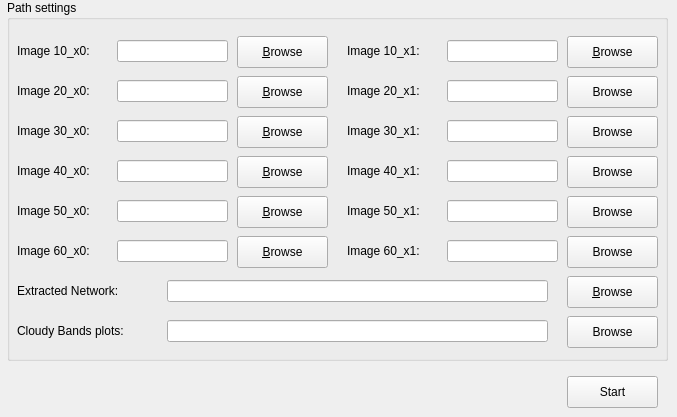
   <widget class="QWidget" name="cloudyBands">
    <attribute name="title">
     <string>Cloudy Bands</string>
    </attribute>
    <widget class="QGroupBox" name="cloudyBandsGroupBox">
     <property name="enabled">
      <bool>true</bool>
     </property>
     <property name="geometry">
      <rect>
       <x>7</x>
       <y>0</y>
       <width>661</width>
       <height>361</height>
      </rect>
     </property>
     <property name="title">
      <string>Path settings</string>
     </property>
     <widget class="QPushButton" name="image100Browse">
      <property name="geometry">
       <rect>
        <x>230</x>
        <y>36</y>
        <width>91</width>
        <height>32</height>
       </rect>
      </property>
      <property name="sizePolicy">
       <sizepolicy hsizetype="Fixed" vsizetype="Fixed">
        <horstretch>0</horstretch>
        <verstretch>0</verstretch>
       </sizepolicy>
      </property>
      <property name="text">
       <string>&amp;Browse</string>
      </property>
      <property name="shortcut">
       <string>Alt+B</string>
      </property>
     </widget>
     <widget class="QPushButton" name="image201Browse">
      <property name="geometry">
       <rect>
        <x>560</x>
        <y>76</y>
        <width>91</width>
        <height>32</height>
       </rect>
      </property>
      <property name="text">
       <string>Browse</string>
      </property>
     </widget>
     <widget class="QLineEdit" name="image100Edit">
      <property name="geometry">
       <rect>
        <x>110</x>
        <y>40</y>
        <width>111</width>
        <height>22</height>
       </rect>
      </property>
     </widget>
     <widget class="QLineEdit" name="image201Edit">
      <property name="geometry">
       <rect>
        <x>440</x>
        <y>80</y>
        <width>111</width>
        <height>22</height>
       </rect>
      </property>
     </widget>
     <widget class="QLabel" name="image100Label">
      <property name="geometry">
       <rect>
        <x>10</x>
        <y>43</y>
        <width>104</width>
        <height>16</height>
       </rect>
      </property>
      <property name="sizePolicy">
       <sizepolicy hsizetype="Fixed" vsizetype="Preferred">
        <horstretch>0</horstretch>
        <verstretch>0</verstretch>
       </sizepolicy>
      </property>
      <property name="frameShape">
       <enum>QFrame::NoFrame</enum>
      </property>
      <property name="frameShadow">
       <enum>QFrame::Plain</enum>
      </property>
      <property name="text">
       <string>Image 10_x0:</string>
      </property>
      <property name="buddy">
       <cstring>image100Edit</cstring>
      </property>
     </widget>
     <widget class="QLineEdit" name="image301Edit">
      <property name="geometry">
       <rect>
        <x>440</x>
        <y>120</y>
        <width>111</width>
        <height>22</height>
       </rect>
      </property>
     </widget>
     <widget class="QLineEdit" name="image401Edit">
      <property name="geometry">
       <rect>
        <x>440</x>
        <y>160</y>
        <width>111</width>
        <height>22</height>
       </rect>
      </property>
     </widget>
     <widget class="QPushButton" name="image301Browse">
      <property name="geometry">
       <rect>
        <x>560</x>
        <y>116</y>
        <width>91</width>
        <height>32</height>
       </rect>
      </property>
      <property name="text">
       <string>Browse</string>
      </property>
     </widget>
     <widget class="QPushButton" name="image401Browse">
      <property name="geometry">
       <rect>
        <x>560</x>
        <y>156</y>
        <width>91</width>
        <height>32</height>
       </rect>
      </property>
      <property name="text">
       <string>Browse</string>
      </property>
     </widget>
     <widget class="QLineEdit" name="image501Edit">
      <property name="geometry">
       <rect>
        <x>440</x>
        <y>200</y>
        <width>111</width>
        <height>22</height>
       </rect>
      </property>
     </widget>
     <widget class="QPushButton" name="image501Browse">
      <property name="geometry">
       <rect>
        <x>560</x>
        <y>196</y>
        <width>91</width>
        <height>32</height>
       </rect>
      </property>
      <property name="text">
       <string>Browse</string>
      </property>
     </widget>
     <widget class="QLineEdit" name="image601Edit">
      <property name="geometry">
       <rect>
        <x>440</x>
        <y>240</y>
        <width>111</width>
        <height>22</height>
       </rect>
      </property>
     </widget>
     <widget class="QLabel" name="image600Label">
      <property name="geometry">
       <rect>
        <x>10</x>
        <y>243</y>
        <width>104</width>
        <height>16</height>
       </rect>
      </property>
      <property name="text">
       <string>Image 60_x0:</string>
      </property>
     </widget>
     <widget class="QPushButton" name="image601Browse">
      <property name="geometry">
       <rect>
        <x>560</x>
        <y>236</y>
        <width>91</width>
        <height>32</height>
       </rect>
      </property>
      <property name="text">
       <string>Browse</string>
      </property>
     </widget>
     <widget class="QLabel" name="image101Label">
      <property name="geometry">
       <rect>
        <x>340</x>
        <y>43</y>
        <width>104</width>
        <height>16</height>
       </rect>
      </property>
      <property name="sizePolicy">
       <sizepolicy hsizetype="Fixed" vsizetype="Preferred">
        <horstretch>0</horstretch>
        <verstretch>0</verstretch>
       </sizepolicy>
      </property>
      <property name="frameShape">
       <enum>QFrame::NoFrame</enum>
      </property>
      <property name="frameShadow">
       <enum>QFrame::Plain</enum>
      </property>
      <property name="text">
       <string>Image 10_x1:</string>
      </property>
      <property name="buddy">
       <cstring>image100Edit</cstring>
      </property>
     </widget>
     <widget class="QPushButton" name="image101Browse">
      <property name="geometry">
       <rect>
        <x>560</x>
        <y>36</y>
        <width>91</width>
        <height>32</height>
       </rect>
      </property>
      <property name="sizePolicy">
       <sizepolicy hsizetype="Fixed" vsizetype="Fixed">
        <horstretch>0</horstretch>
        <verstretch>0</verstretch>
       </sizepolicy>
      </property>
      <property name="text">
       <string>&amp;Browse</string>
      </property>
      <property name="shortcut">
       <string>Alt+B</string>
      </property>
     </widget>
     <widget class="QLineEdit" name="image101Edit">
      <property name="geometry">
       <rect>
        <x>440</x>
        <y>40</y>
        <width>111</width>
        <height>22</height>
       </rect>
      </property>
     </widget>
     <widget class="QLabel" name="image601Label">
      <property name="geometry">
       <rect>
        <x>340</x>
        <y>243</y>
        <width>104</width>
        <height>16</height>
       </rect>
      </property>
      <property name="sizePolicy">
       <sizepolicy hsizetype="Fixed" vsizetype="Preferred">
        <horstretch>0</horstretch>
        <verstretch>0</verstretch>
       </sizepolicy>
      </property>
      <property name="frameShape">
       <enum>QFrame::NoFrame</enum>
      </property>
      <property name="frameShadow">
       <enum>QFrame::Plain</enum>
      </property>
      <property name="text">
       <string>Image 60_x1:</string>
      </property>
      <property name="buddy">
       <cstring>image100Edit</cstring>
      </property>
     </widget>
     <widget class="QPushButton" name="image200Browse">
      <property name="geometry">
       <rect>
        <x>230</x>
        <y>76</y>
        <width>91</width>
        <height>32</height>
       </rect>
      </property>
      <property name="sizePolicy">
       <sizepolicy hsizetype="Fixed" vsizetype="Fixed">
        <horstretch>0</horstretch>
        <verstretch>0</verstretch>
       </sizepolicy>
      </property>
      <property name="text">
       <string>&amp;Browse</string>
      </property>
      <property name="shortcut">
       <string>Alt+B</string>
      </property>
     </widget>
     <widget class="QLineEdit" name="image200Edit">
      <property name="geometry">
       <rect>
        <x>110</x>
        <y>80</y>
        <width>111</width>
        <height>22</height>
       </rect>
      </property>
     </widget>
     <widget class="QPushButton" name="image300Browse">
      <property name="geometry">
       <rect>
        <x>230</x>
        <y>116</y>
        <width>91</width>
        <height>32</height>
       </rect>
      </property>
      <property name="sizePolicy">
       <sizepolicy hsizetype="Fixed" vsizetype="Fixed">
        <horstretch>0</horstretch>
        <verstretch>0</verstretch>
       </sizepolicy>
      </property>
      <property name="text">
       <string>&amp;Browse</string>
      </property>
      <property name="shortcut">
       <string>Alt+B</string>
      </property>
     </widget>
     <widget class="QLineEdit" name="image300Edit">
      <property name="geometry">
       <rect>
        <x>110</x>
        <y>120</y>
        <width>111</width>
        <height>22</height>
       </rect>
      </property>
     </widget>
     <widget class="QPushButton" name="image400Browse">
      <property name="geometry">
       <rect>
        <x>230</x>
        <y>156</y>
        <width>91</width>
        <height>32</height>
       </rect>
      </property>
      <property name="sizePolicy">
       <sizepolicy hsizetype="Fixed" vsizetype="Fixed">
        <horstretch>0</horstretch>
        <verstretch>0</verstretch>
       </sizepolicy>
      </property>
      <property name="text">
       <string>&amp;Browse</string>
      </property>
      <property name="shortcut">
       <string>Alt+B</string>
      </property>
     </widget>
     <widget class="QLineEdit" name="image400Edit">
      <property name="geometry">
       <rect>
        <x>110</x>
        <y>160</y>
        <width>111</width>
        <height>22</height>
       </rect>
      </property>
     </widget>
     <widget class="QPushButton" name="image500Browse">
      <property name="geometry">
       <rect>
        <x>230</x>
        <y>196</y>
        <width>91</width>
        <height>32</height>
       </rect>
      </property>
      <property name="sizePolicy">
       <sizepolicy hsizetype="Fixed" vsizetype="Fixed">
        <horstretch>0</horstretch>
        <verstretch>0</verstretch>
       </sizepolicy>
      </property>
      <property name="text">
       <string>&amp;Browse</string>
      </property>
      <property name="shortcut">
       <string>Alt+B</string>
      </property>
     </widget>
     <widget class="QLineEdit" name="image500Edit">
      <property name="geometry">
       <rect>
        <x>110</x>
        <y>200</y>
        <width>111</width>
        <height>22</height>
       </rect>
      </property>
     </widget>
     <widget class="QPushButton" name="image600Browse">
      <property name="geometry">
       <rect>
        <x>230</x>
        <y>236</y>
        <width>91</width>
        <height>32</height>
       </rect>
      </property>
      <property name="sizePolicy">
       <sizepolicy hsizetype="Fixed" vsizetype="Fixed">
        <horstretch>0</horstretch>
        <verstretch>0</verstretch>
       </sizepolicy>
      </property>
      <property name="text">
       <string>&amp;Browse</string>
      </property>
      <property name="shortcut">
       <string>Alt+B</string>
      </property>
     </widget>
     <widget class="QLineEdit" name="image600Edit">
      <property name="geometry">
       <rect>
        <x>110</x>
        <y>240</y>
        <width>111</width>
        <height>22</height>
       </rect>
      </property>
     </widget>
     <widget class="QLabel" name="image200Label">
      <property name="geometry">
       <rect>
        <x>10</x>
        <y>83</y>
        <width>104</width>
        <height>16</height>
       </rect>
      </property>
      <property name="sizePolicy">
       <sizepolicy hsizetype="Fixed" vsizetype="Preferred">
        <horstretch>0</horstretch>
        <verstretch>0</verstretch>
       </sizepolicy>
      </property>
      <property name="frameShape">
       <enum>QFrame::NoFrame</enum>
      </property>
      <property name="frameShadow">
       <enum>QFrame::Plain</enum>
      </property>
      <property name="text">
       <string>Image 20_x0:</string>
      </property>
      <property name="buddy">
       <cstring>image100Edit</cstring>
      </property>
     </widget>
     <widget class="QLabel" name="image300Label">
      <property name="geometry">
       <rect>
        <x>10</x>
        <y>123</y>
        <width>104</width>
        <height>16</height>
       </rect>
      </property>
      <property name="sizePolicy">
       <sizepolicy hsizetype="Fixed" vsizetype="Preferred">
        <horstretch>0</horstretch>
        <verstretch>0</verstretch>
       </sizepolicy>
      </property>
      <property name="frameShape">
       <enum>QFrame::NoFrame</enum>
      </property>
      <property name="frameShadow">
       <enum>QFrame::Plain</enum>
      </property>
      <property name="text">
       <string>Image 30_x0:</string>
      </property>
      <property name="buddy">
       <cstring>image100Edit</cstring>
      </property>
     </widget>
     <widget class="QLabel" name="image400Label">
      <property name="geometry">
       <rect>
        <x>10</x>
        <y>163</y>
        <width>104</width>
        <height>16</height>
       </rect>
      </property>
      <property name="sizePolicy">
       <sizepolicy hsizetype="Fixed" vsizetype="Preferred">
        <horstretch>0</horstretch>
        <verstretch>0</verstretch>
       </sizepolicy>
      </property>
      <property name="frameShape">
       <enum>QFrame::NoFrame</enum>
      </property>
      <property name="frameShadow">
       <enum>QFrame::Plain</enum>
      </property>
      <property name="text">
       <string>Image 40_x0:</string>
      </property>
      <property name="buddy">
       <cstring>image100Edit</cstring>
      </property>
     </widget>
     <widget class="QLabel" name="image500Label">
      <property name="geometry">
       <rect>
        <x>10</x>
        <y>203</y>
        <width>104</width>
        <height>16</height>
       </rect>
      </property>
      <property name="sizePolicy">
       <sizepolicy hsizetype="Fixed" vsizetype="Preferred">
        <horstretch>0</horstretch>
        <verstretch>0</verstretch>
       </sizepolicy>
      </property>
      <property name="frameShape">
       <enum>QFrame::NoFrame</enum>
      </property>
      <property name="frameShadow">
       <enum>QFrame::Plain</enum>
      </property>
      <property name="text">
       <string>Image 50_x0:</string>
      </property>
      <property name="buddy">
       <cstring>image100Edit</cstring>
      </property>
     </widget>
     <widget class="QLabel" name="image201Label">
      <property name="geometry">
       <rect>
        <x>340</x>
        <y>83</y>
        <width>104</width>
        <height>16</height>
       </rect>
      </property>
      <property name="sizePolicy">
       <sizepolicy hsizetype="Fixed" vsizetype="Preferred">
        <horstretch>0</horstretch>
        <verstretch>0</verstretch>
       </sizepolicy>
      </property>
      <property name="frameShape">
       <enum>QFrame::NoFrame</enum>
      </property>
      <property name="frameShadow">
       <enum>QFrame::Plain</enum>
      </property>
      <property name="text">
       <string>Image 20_x1:</string>
      </property>
      <property name="buddy">
       <cstring>image100Edit</cstring>
      </property>
     </widget>
     <widget class="QLabel" name="image301Label">
      <property name="geometry">
       <rect>
        <x>340</x>
        <y>123</y>
        <width>104</width>
        <height>16</height>
       </rect>
      </property>
      <property name="sizePolicy">
       <sizepolicy hsizetype="Fixed" vsizetype="Preferred">
        <horstretch>0</horstretch>
        <verstretch>0</verstretch>
       </sizepolicy>
      </property>
      <property name="frameShape">
       <enum>QFrame::NoFrame</enum>
      </property>
      <property name="frameShadow">
       <enum>QFrame::Plain</enum>
      </property>
      <property name="text">
       <string>Image 30_x1:</string>
      </property>
      <property name="buddy">
       <cstring>image100Edit</cstring>
      </property>
     </widget>
     <widget class="QLabel" name="image401Label">
      <property name="geometry">
       <rect>
        <x>340</x>
        <y>163</y>
        <width>104</width>
        <height>16</height>
       </rect>
      </property>
      <property name="sizePolicy">
       <sizepolicy hsizetype="Fixed" vsizetype="Preferred">
        <horstretch>0</horstretch>
        <verstretch>0</verstretch>
       </sizepolicy>
      </property>
      <property name="frameShape">
       <enum>QFrame::NoFrame</enum>
      </property>
      <property name="frameShadow">
       <enum>QFrame::Plain</enum>
      </property>
      <property name="text">
       <string>Image 40_x1:</string>
      </property>
      <property name="buddy">
       <cstring>image100Edit</cstring>
      </property>
     </widget>
     <widget class="QLabel" name="image501Label">
      <property name="geometry">
       <rect>
        <x>340</x>
        <y>203</y>
        <width>104</width>
        <height>16</height>
       </rect>
      </property>
      <property name="sizePolicy">
       <sizepolicy hsizetype="Fixed" vsizetype="Preferred">
        <horstretch>0</horstretch>
        <verstretch>0</verstretch>
       </sizepolicy>
      </property>
      <property name="frameShape">
       <enum>QFrame::NoFrame</enum>
      </property>
      <property name="frameShadow">
       <enum>QFrame::Plain</enum>
      </property>
      <property name="text">
       <string>Image 50_x1:</string>
      </property>
      <property name="buddy">
       <cstring>image100Edit</cstring>
      </property>
     </widget>
     <widget class="QPushButton" name="predictionBrowse">
      <property name="geometry">
       <rect>
        <x>560</x>
        <y>276</y>
        <width>91</width>
        <height>32</height>
       </rect>
      </property>
      <property name="sizePolicy">
       <sizepolicy hsizetype="Fixed" vsizetype="Fixed">
        <horstretch>0</horstretch>
        <verstretch>0</verstretch>
       </sizepolicy>
      </property>
      <property name="text">
       <string>&amp;Browse</string>
      </property>
      <property name="shortcut">
       <string>Alt+B</string>
      </property>
     </widget>
     <widget class="QPushButton" name="cloudyPlotsBrowse">
      <property name="geometry">
       <rect>
        <x>560</x>
        <y>316</y>
        <width>91</width>
        <height>32</height>
       </rect>
      </property>
      <property name="text">
       <string>Browse</string>
      </property>
     </widget>
     <widget class="QLineEdit" name="cloudyPlotsEdit">
      <property name="geometry">
       <rect>
        <x>160</x>
        <y>320</y>
        <width>381</width>
        <height>22</height>
       </rect>
      </property>
     </widget>
     <widget class="QLineEdit" name="predictionEdit">
      <property name="geometry">
       <rect>
        <x>160</x>
        <y>280</y>
        <width>381</width>
        <height>22</height>
       </rect>
      </property>
     </widget>
     <widget class="QLabel" name="predictionLabel">
      <property name="geometry">
       <rect>
        <x>10</x>
        <y>283</y>
        <width>131</width>
        <height>16</height>
       </rect>
      </property>
      <property name="sizePolicy">
       <sizepolicy hsizetype="Fixed" vsizetype="Preferred">
        <horstretch>0</horstretch>
        <verstretch>0</verstretch>
       </sizepolicy>
      </property>
      <property name="frameShape">
       <enum>QFrame::NoFrame</enum>
      </property>
      <property name="frameShadow">
       <enum>QFrame::Plain</enum>
      </property>
      <property name="text">
       <string>Extracted Network:</string>
      </property>
      <property name="buddy">
       <cstring>originalEdit</cstring>
      </property>
     </widget>
     <widget class="QLabel" name="cloudyPlotsLabel">
      <property name="geometry">
       <rect>
        <x>10</x>
        <y>323</y>
        <width>141</width>
        <height>16</height>
       </rect>
      </property>
      <property name="text">
       <string>Cloudy Bands plots:</string>
      </property>
     </widget>
    </widget>
    <widget class="QPushButton" name="cloudyBandsStartButton">
     <property name="geometry">
      <rect>
       <x>567</x>
       <y>376</y>
       <width>91</width>
       <height>32</height>
      </rect>
     </property>
     <property name="text">
      <string>Start</string>
     </property>
    </widget>
    <widget class="QLabel" name="suffixLabel">
     <property name="geometry">
      <rect>
       <x>18</x>
       <y>382</y>
       <width>170</width>
       <height>16</height>
      </rect>
     </property>
     <property name="text">
      <string/>
     </property>
    </widget>
   </widget>
